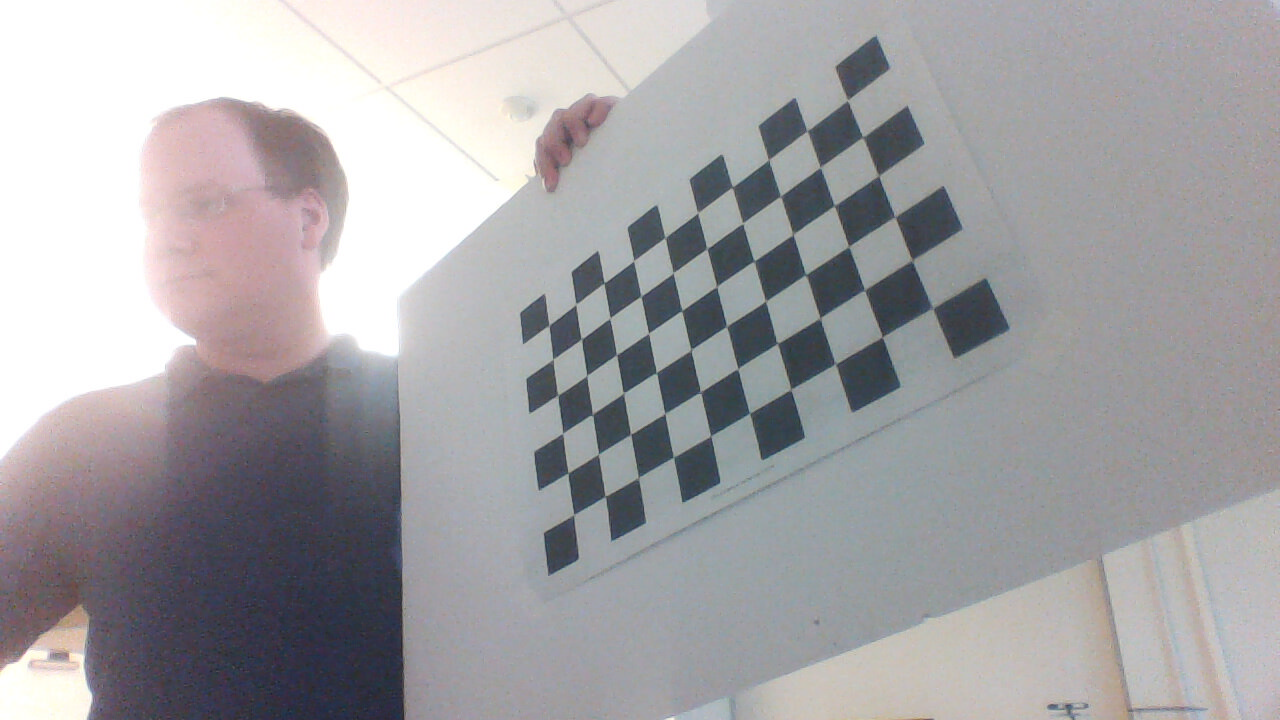
#> input picture calibration_images/calibration_001.jpg, 1280 x 720 px
$ python camera_calibration.py calibration_images/calibration_001.jpg   (Python 2 division)
#> lines starting #> are read from the running program, lines starting #| are printed output that depends on the picture; long printed decimals are rounded
import numpy as np
import cv2
import numpy
import cvk2
import sys
import os

#code modified from OpenCV Camera Calibration python tutorial
#http://opencv-python-tutroals.readthedocs.io/en/latest/py_tutorials/py_calib3d/py_calibration/py_calibration.html

# termination criteria
criteria = (cv2.TERM_CRITERIA_EPS + cv2.TERM_CRITERIA_MAX_ITER, 30, 0.001)

# prepare object points, like (0,0,0), (1,0,0), (2,0,0) ....,(6,5,0)
objp = np.zeros((10*6,3), np.float32)

square_size = 0.025 # meters

objp[:,:2] = np.mgrid[0:10,0:6].T.reshape(-1,2) * square_size

# Arrays to store object points and image points from all the images.
objpoints = [] # 3d point in real world space
imgpoints = [] # 2d points in image plane.
images = []

for filename in sys.argv[1:]:

    image = cv2.imread(filename)
#> image is the input picture: shape (720, 1280, 3); mean B, G, R 165.3, 162.5, 164.1
    basename = os.path.basename(filename)
    prefix, _ = os.path.splitext(basename)

    if image is None:
        print('error loading image {}'.format(filename))
        sys.exit(1)

    images.append(image)


i = 0
for img in images:
    print i
    i = i + 1


    gray = cv2.cvtColor(img,cv2.COLOR_BGR2GRAY)

    #cv2.imshow('img',gray)
    #cv2.waitKey(0)
    # Find the chess board corners
    #print "before findcorners"
    ret, corners = cv2.findChessboardCorners(gray, (10,6),None)
    #print "after findcorners"
    # If found, add object points, image points (after refining them)
    if ret == True:
        #print corners
        sys.stdout.flush()
        objpoints.append(objp)

        corners2 = cv2.cornerSubPix(gray,corners,(11,11),(-1,-1),criteria)
        imgpoints.append(corners)
#> this loop made 1 pass
#> (i, ret) on pass 1: (1, True)
#| 0
#> pass 1, `gray = cv2.cvtColor(img,cv2.COLOR_BGR2GRAY)`:
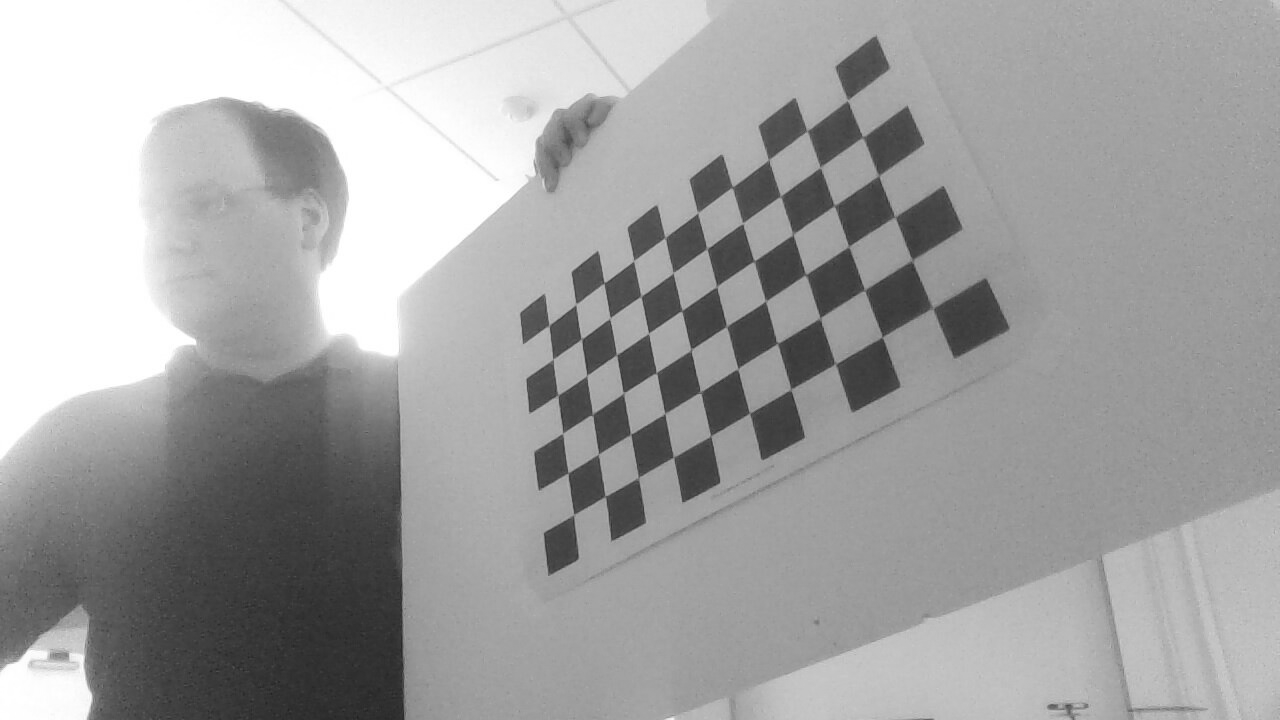
#> gray: shape (720, 1280); min 33, max 255, mean 163.3
#> after the loop, i = 1; imgpoints = 1 item; objpoints = 1 item

        # Draw and display the corners
        #img = cv2.drawChessboardCorners(img, (10,6), corners2,ret)
        #cv2.imshow('img',img)
        #cv2.waitKey(500)


ret, mtx, dist, rvecs, tvecs = cv2.calibrateCamera(objpoints, imgpoints, gray.shape[::-1], None, None)
#> ret = 0.318; mtx = [[890.1, 0, 614.5], [0, 947.2, 345], [0, 0, 1]]; dist = [[-0.0781, 1.21, -0.00282, 0.00158, -4.7]]; rvecs = ([-0.498, 0.682, -0.362],); tvecs = ([-0.0425, -0.0121, 0.573],)

numpy.savetxt("CameraMatrix.txt",mtx)
numpy.savetxt("Distortion.txt",dist)
print ret
#| 0.318
print mtx
#| [[890.068   0.         614.457 ]
#|  [  0.         947.179  344.993]
#|  [  0.           0.           1.        ]]
print dist
#| [[-7.81426749e-02  1.20903243e+00 -2.81997606e-03  1.57525888e-03
#|   -4.69806551e+00]]

$ run again, on calibration_images/calibration_004.jpg
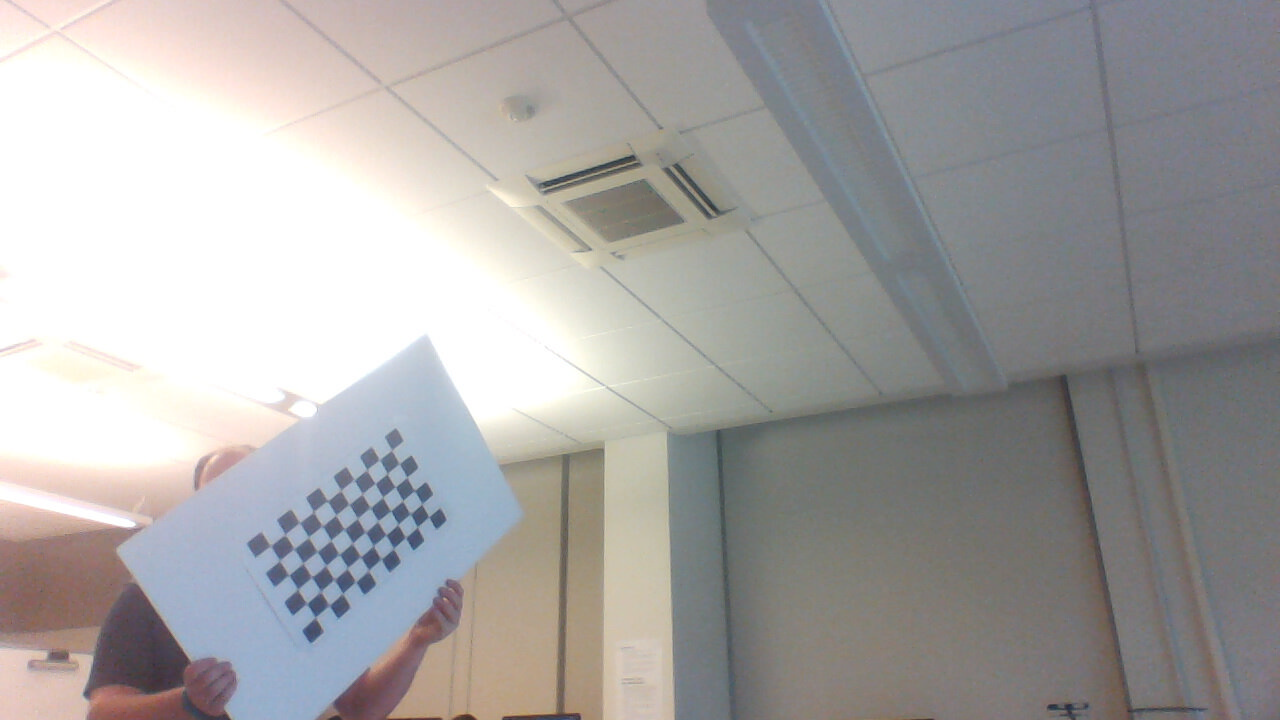
#> input picture calibration_images/calibration_004.jpg, 1280 x 720 px
#> image is the input picture: shape (720, 1280, 3); mean B, G, R 163.1, 163.9, 165.9
#> the loop `for img in images:` made 1 pass
#> (i, ret) on pass 1: (1, True)
#> (printed output is left out)
#> pass 1, `gray = cv2.cvtColor(img,cv2.COLOR_BGR2GRAY)`:
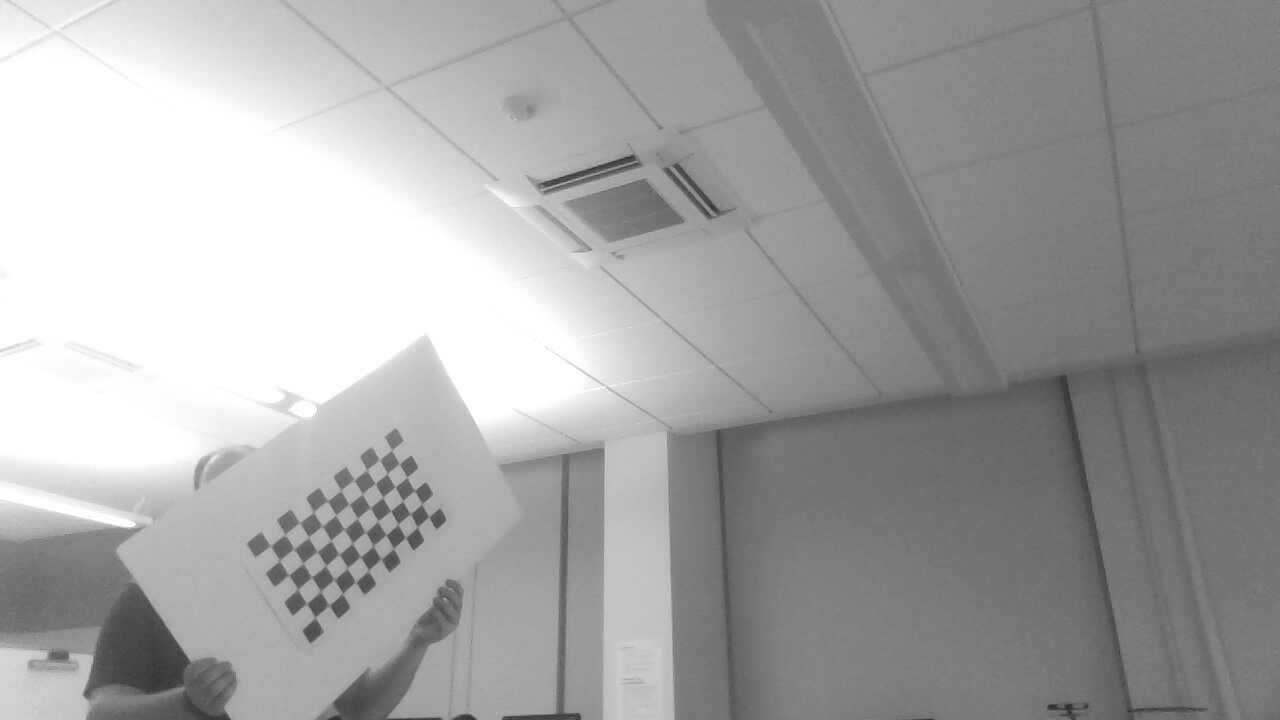
#> gray: shape (720, 1280); min 45, max 255, mean 164.4
#> after the loop `for img in images:`: i = 1; imgpoints = 1 item
#> `ret, mtx, dist, rvecs, tvecs = cv2.calibrateCamera(objpoints, imgpoint..`: ret = 0.385; mtx = [[673.7, 0, 640.8], [0, 873.6, 400.6], [0, 0, 1]]; dist = [[0.709, -2.73, -0.0108, -0.0628, 3.77]]; rvecs = ([0.144, -0.654, -0.556],); tvecs = ([-0.619, 0.196, 1.3],)
#| 0.3854
#| [[673.744   0.         640.790]
#|  [  0.         873.577 400.558]
#|  [  0.           0.           1.        ]]
#| [[ 0.7091 -2.732 -0.01084   -0.06276  3.766]]

$ run again, on calibration_images/calibration_005.jpg
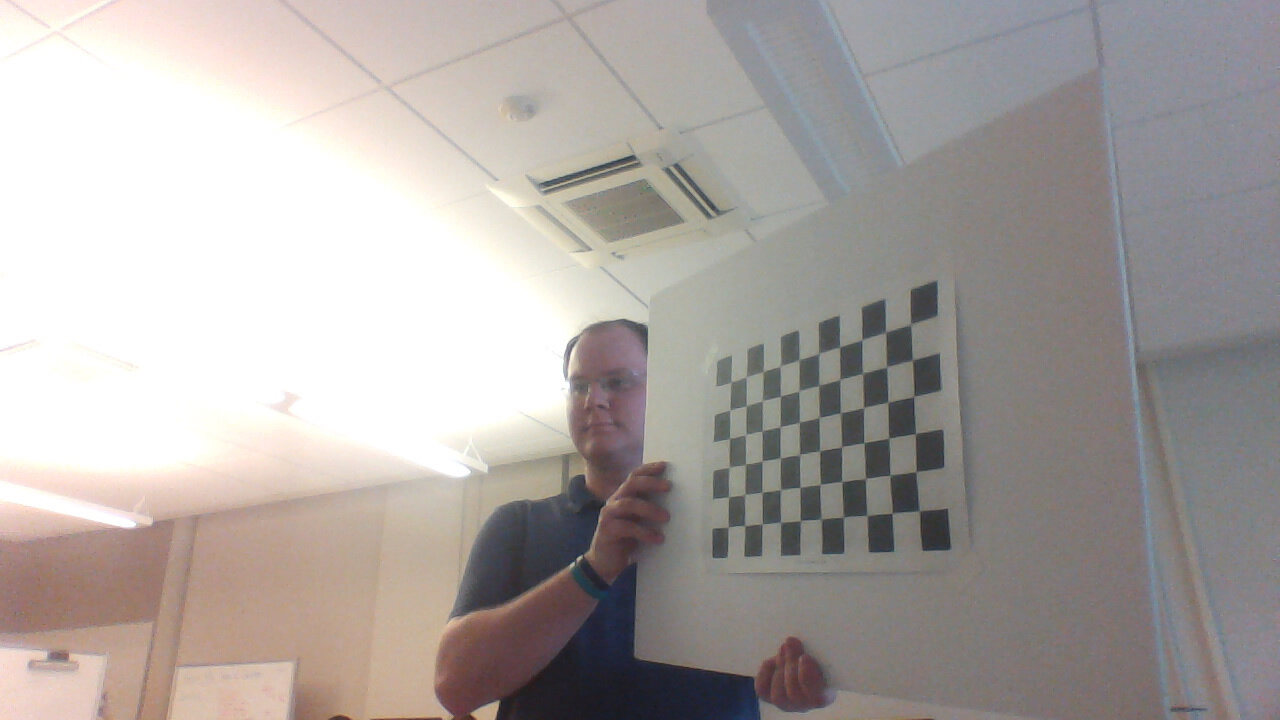
#> input picture calibration_images/calibration_005.jpg, 1280 x 720 px
#> image is the input picture: shape (720, 1280, 3); mean B, G, R 162.7, 165.6, 171.8
#> the loop `for img in images:` made 1 pass
#> (i, ret) on pass 1: (1, True)
#> (printed output is left out)
#> pass 1, `gray = cv2.cvtColor(img,cv2.COLOR_BGR2GRAY)`:
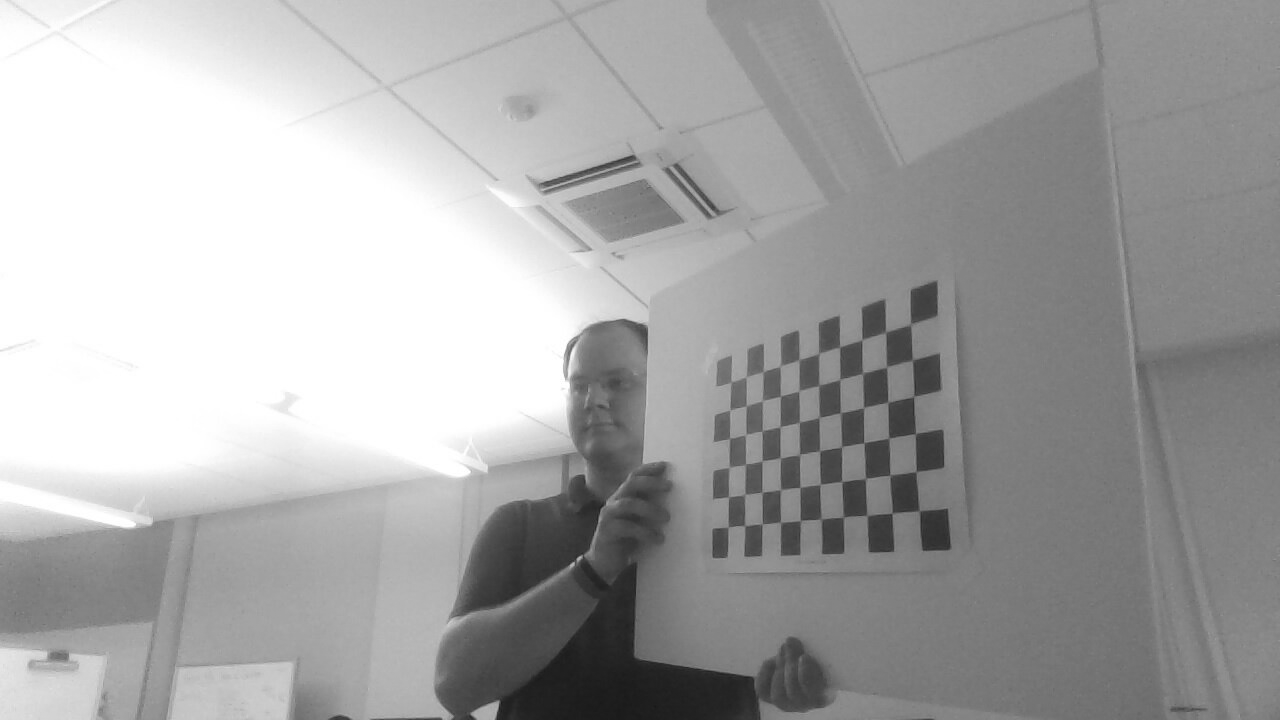
#> gray: shape (720, 1280); min 24, max 255, mean 167.1
#> after the loop `for img in images:`: i = 1; imgpoints = 1 item
#> `ret, mtx, dist, rvecs, tvecs = cv2.calibrateCamera(objpoints, imgpoint..`: ret = 0.299; mtx = [[799.4, 0, 647.1], [0, 985.3, 313], [0, 0, 1]]; dist = [[-0.0914, 2.11, -0.0132, 0.034, -7.32]]; rvecs = ([-0.325, 0.964, -0.102],); tvecs = ([0.0888, 0.0601, 0.859],)
#| 0.2989
#| [[799.400   0.         647.143]
#|  [  0.         985.276 312.977]
#|  [  0.           0.           1.        ]]
#| [[-0.09143  2.111 -0.01322  0.03404 -7.320]]
